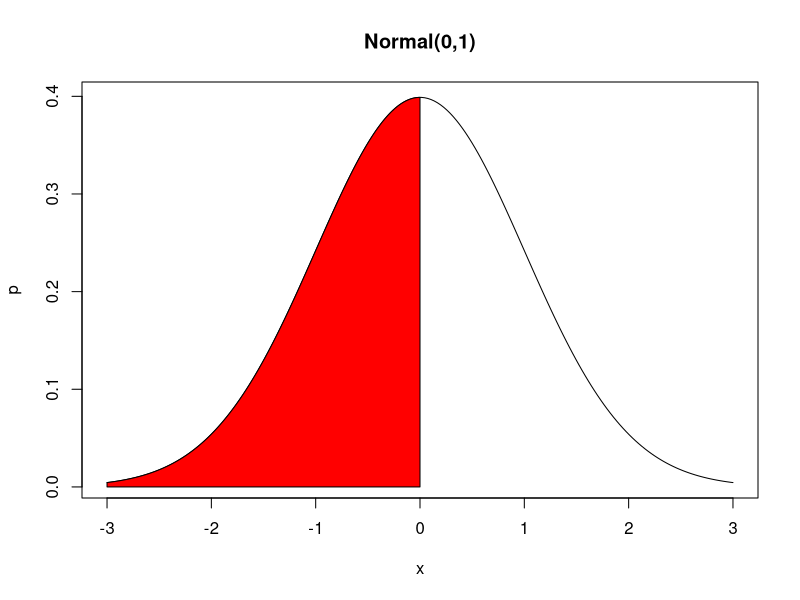

This chart was generated by the following R code:
x=seq(-3,3,length=200)

p=dnorm(x)
plot(x,p,type='l',main='Normal(0,1)')

x=seq(-3,0,length=100)
y=dnorm(x)

polygon(c(-3,x,0),c(0,y,0),col='red')
pnorm(0)